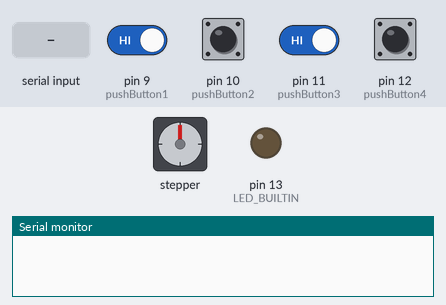
A sketch run on a simulated Arduino Uno, built with avr-gcc and run on an emulated ATmega328P. Parts: stepper motor, output pins drawn as LEDs (lit = HIGH), the last lines printed to the serial monitor. Wiring (inferred from the names in the program): stepper motor driver (200 steps per turn assumed): step pin 6; direction pin 7. Dashed ring = blinking. The inputs (shaded band) are chosen by the test bench; at power-on: pin 9 (pushButton1), pin 10 (pushButton2), pin 11 (pushButton3), pin 12 (pushButton4) HIGH. Pins used as bus, display or sensor lines are not drawn.

Above: at 1.2 s.
1.3 s: "90,45\n" received over Serial
At 1.45 s:
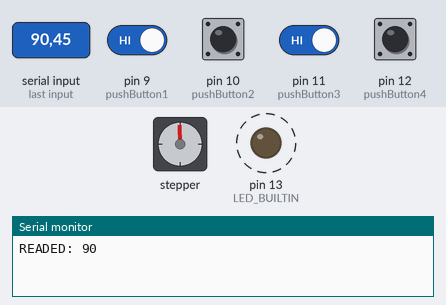
At 2.05 s:
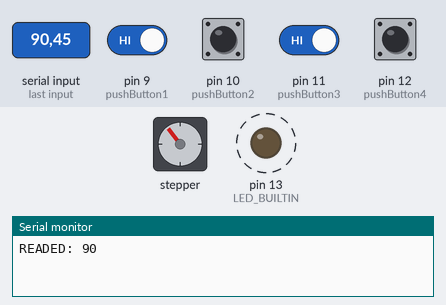
4.3 s: pin 9 (pushButton1) driven LOW and pin 11 (pushButton3) driven LOW
At 6.41 s:
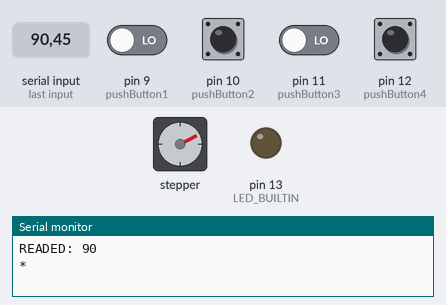
7.3 s: pin 11 (pushButton3) driven HIGH
13.3 s: pin 9 (pushButton1) driven HIGH
16.3 s: pin 10 (pushButton2) pulled LOW for 1 s
Timing chart, 0 to 20.3 s (numbered marks = the images above; inputs shaded):
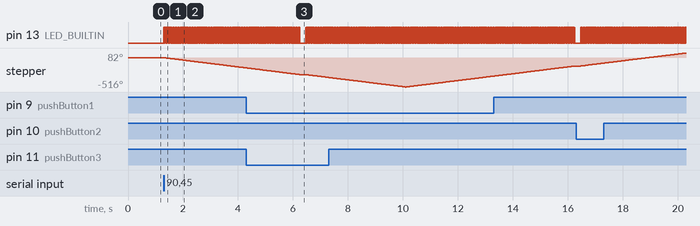

Measured:
- after the input at 1.3 s, pin 13 (LED_BUILTIN): alternates HIGH for 0.02 s and LOW for 0.02 s, starting at once; stepper: keeps turning counter-clockwise at about 61°/s, starting at once

The sketch:

controller-ad4988.ino
```cpp
char incomingValue[4];
int index;
int currentAngle;
int value = 0;
// #NOTE: Calculation should be added, involves step configuration and gears
float degreesPerStep = 360.0 / 661.0;
const int stepPinX = 6;
const int dirPinX = 7;
// #NOTE: This 15ms delay helps avoid step loosing and decent speed
const int stepDelay = 15;
const char *endMovementConstant = "*";
const int pushButton1 = 9;
const int pushButton2 = 10;
const int pushButton3 = 11;
const int pushButton4 = 12;

int prevState = -1;
int currentState = -1;


void setup() {
  Serial.begin(9600);
  incomingValue[0] = 0;
  index = 0;
  currentAngle = 0;

  pinMode(stepPinX, OUTPUT);
  pinMode(dirPinX, OUTPUT);
  pinMode(LED_BUILTIN, OUTPUT);
  digitalWrite(LED_BUILTIN, LOW);
  digitalWrite(dirPinX, LOW);
  digitalWrite(stepPinX, LOW);

  pinMode(pushButton1, INPUT_PULLUP);
  pinMode(pushButton2, INPUT_PULLUP);
  pinMode(pushButton3, INPUT_PULLUP);
  pinMode(pushButton4, INPUT_PULLUP);
}

void writeFinishedMoving() {
    Serial.println(endMovementConstant);
}

int readAngleCommand() {
  if (Serial.available() > 0) {
    char incomingByte = Serial.read();
    //Serial.print("Readed char: ");
    //Serial.println(incomingByte);

    if (!isDigit(incomingByte)) {
      int value = -1;

      if (index > 0) {
        incomingValue[index++] = '\n';
        value = atoi(incomingValue);

        Serial.print("READED: ");
        Serial.println(value);
      }
      index = 0;
      return value;
    }
    else
    {
      incomingValue[index++] = incomingByte;
    }
  }

  return -1;
}

// #TODO: use a laser to detect initial position
void setInitialPosition() {
  currentAngle = 0;
}

int stepsForAngle(float angle) {
  return angle / degreesPerStep;
}

int quadrant(float angle) {
  if (angle < 180.0)
    return 0;
  else
    return 1;
}

void setAbsolutePositionNoTwist(int angle) {
  // Calculate angle
  float newAngle = angle - currentAngle;

  // Set direction
  if (newAngle > 0)
    digitalWrite(dirPinX, LOW);
  else {
    newAngle = - newAngle;
    digitalWrite(dirPinX, HIGH);
  }

  int steps;
  if (quadrant(angle) == quadrant(currentAngle)) {
    steps = stepsForAngle(newAngle);
  }
  else {
    float correctedAngle = 360.0 - newAngle;

    if (digitalRead(dirPinX) == LOW)
      digitalWrite(dirPinX, HIGH);
    else
      digitalWrite(dirPinX, LOW);

    steps = stepsForAngle(correctedAngle);
  }

  for (int i=0; i< steps; i++) {
    digitalWrite(LED_BUILTIN, HIGH);
    digitalWrite(stepPinX, HIGH);
    delay(stepDelay);
    digitalWrite(LED_BUILTIN, LOW);
    digitalWrite(stepPinX, LOW);
    delay(stepDelay);
  }

  currentAngle = (float) angle;
}

int getSwitchState() {
  int buttonState1 = digitalRead(pushButton1);
  int buttonState2 = digitalRead(pushButton2);
  int buttonState3 = digitalRead(pushButton3);
  int buttonState4 = digitalRead(pushButton4);
  return (buttonState1 * 8) + (buttonState2 * 4) + (buttonState3 * 2) + buttonState4;
}

void loop() {
  //setInitialPosition();
  int angle = readAngleCommand();

  if (angle > -1) {
    setAbsolutePositionNoTwist(angle);
    writeFinishedMoving();
    delay(200);
  }

  currentState = getSwitchState();
  if ((prevState != currentState) && (prevState != -1)) {
    float angle = (360.0 / 16.0) * (float) currentState;
    setAbsolutePositionNoTwist(angle);
  }

  prevState = currentState;
}
```
